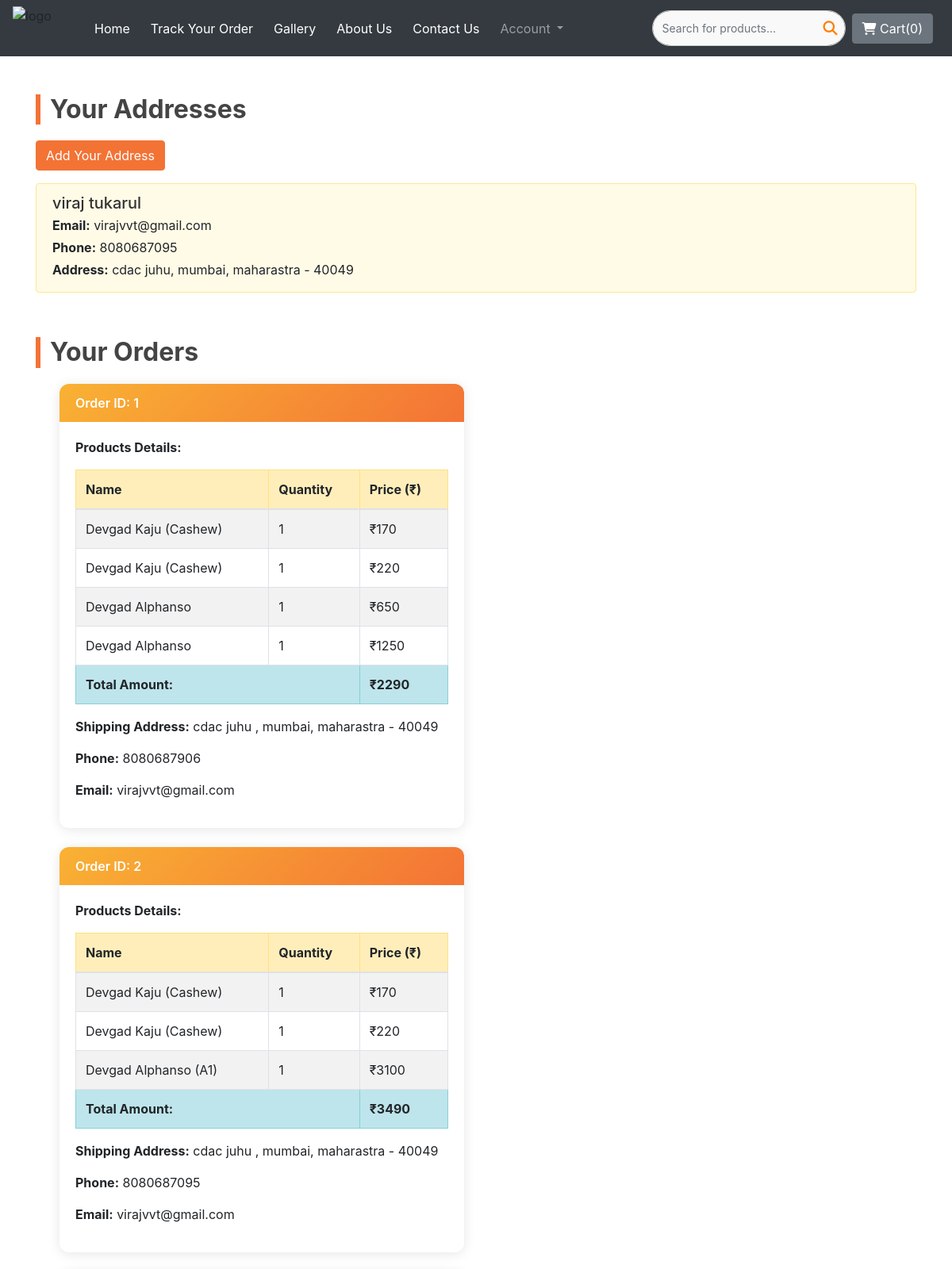
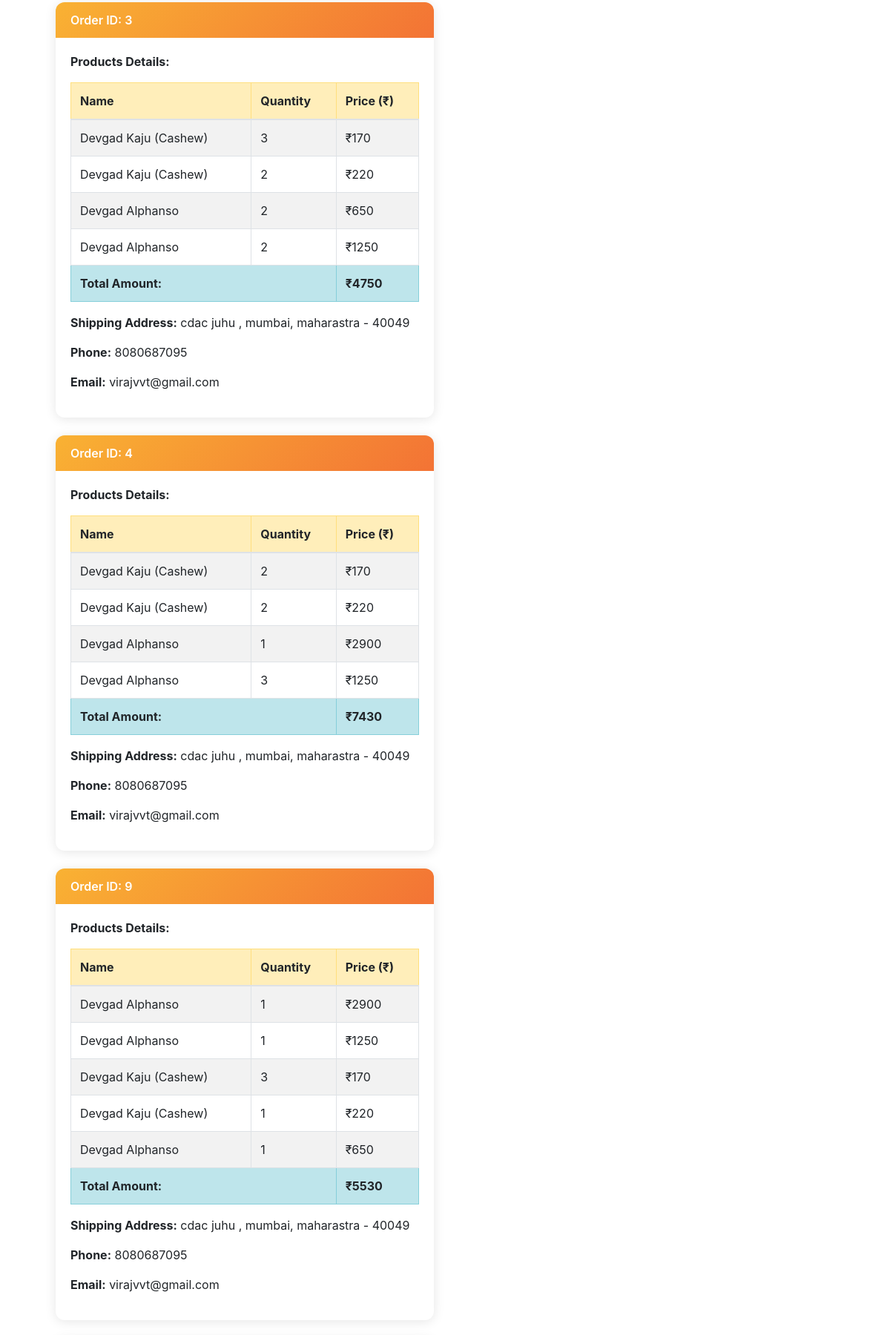
Screenshot of /profile/ (signed in, upper part) with the database file from the repository (2 pictures, top to bottom).
### users/models.py (models this page shows, shortened)
class CustomerDetails(models.Model):
    user = models.ForeignKey(User, on_delete=models.CASCADE, null=True, blank=True)  # new
    address_id = models.AutoField(primary_key=True)
    name = models.CharField(max_length=70, default="")
    email = models.EmailField(max_length=90, default="")
    address = models.CharField(max_length=150, default="")
    city = models.CharField(max_length=50, default="")
    state = models.CharField(max_length=50, default="")
    zip_code = models.CharField(max_length=10, default="")
    phone = models.CharField(max_length=30, default="")

### mango_shop/models.py (models this page shows)
class Orders(models.Model):
    user = models.ForeignKey(User, on_delete=models.CASCADE, null=True, blank=True) # new
    order_id = models.AutoField(primary_key=True)
    items_json = models.CharField(max_length=5000)
    amount = models.IntegerField(default=0)
    name = models.CharField(max_length=100)
    email = models.EmailField(max_length=100)
    address = models.CharField(max_length=150)
    city = models.CharField(max_length=90)
    state = models.CharField(max_length=100)
    zip_code = models.TextField(max_length=10)
    phone = models.TextField(max_length=30, default="")

### users/views.py (the view)
# urls.py: path("profile/", views.profile, name="profile"),
@login_required
def profile(request):
    user = request.user
    customers = CustomerDetails.objects.filter(user=user)
    orders = Orders.objects.filter(user=user)
    for order in orders:
        try:
            raw_items = json.loads(order.items_json)
            order.items_list = [
                {
                    'code': key,
                    'quantity': val[0],
                    'name': val[1],
                    'price': val[2]
                } for key, val in raw_items.items()
            ]
        except Exception:
            order.items_list = []
    context = {
        'customers': customers,
        'orders': orders
    }
    return render(request, 'users/profile.html', context)

### users/templates/users/profile.html (shortened to what this page needs)
{% extends 'mango_shop/basic.html' %}
{% load crispy_forms_tags %}
{% block body %}
<div class="container mt-5">
    <h2 class="section-title">Your Addresses</h2>
    <a href="{% url 'customer_form' %}" class="btn btn-primary mb-3">Add Your Address</a>
    {% if customers %}
        <div class="list-group">
            {% for customer in customers %}
                <div class="list-group-item mb-2 address-box">
                    <h5 class="mb-1">{{ customer.name }}</h5>
                    <p class="mb-1"><strong>Email:</strong> {{ customer.email }}</p>
                    <p class="mb-1"><strong>Phone:</strong> {{ customer.phone }}</p>
                    <p class="mb-1"><strong>Address:</strong> {{ customer.address }}, {{ customer.city }}, {{ customer.state }} - {{ customer.zip_code }}</p>
                </div>
            {% endfor %}
        </div>
    {% else %}
        <p>No addresses available.</p>
    {% endif %}
</div>
<div class="container mt-5">
    <h2 class="section-title">Your Orders</h2>
    {% if orders %}
        <div class="col">
            {% for order in orders %}
                <div class="col-md-6 mb-4">
                    <div class="card card-custom">
                        <div class="card-header-gradient">
                            Order ID: {{ order.order_id }}
                        </div>
                        <div class="card-body">
                            <p><strong>Products Details:</strong></p>
                            <div class="table-responsive">
                                <table class="table table-bordered table-striped">
                                    <thead class="table-warning">
                                        <tr>
                                            <th>Name</th>
                                            <th>Quantity</th>
                                            <th>Price (₹)</th>
                                        </tr>
                                    </thead>
                                    <tbody>
                                        {% for item in order.items_list %}
                                        <tr>
                                            <td>{{ item.name|capfirst }}</td>
                                            <td>{{ item.quantity }}</td>
                                            <td>₹{{ item.price }}</td>
                                        </tr>
                                        {% endfor %}
                                        <tr class="table-info">
                                            <td colspan="2" class="text-end"><strong>Total Amount:</strong></td>
                                            <td><strong>₹{{ order.amount }}</strong></td>
                                        </tr>
                                    </tbody>
                                </table>
                            </div>
                            <p><strong>Shipping Address:</strong> {{ order.address }}, {{ order.city }}, {{ order.state }} - {{ order.zip_code }}</p>
                            <p><strong>Phone:</strong> {{ order.phone }}</p>
                            <p><strong>Email:</strong> {{ order.email }}</p>
                        </div>
                    </div>
                </div>
            {% endfor %}
        </div>
    {% else %}
        <p>No orders yet.</p>
    {% endif %}
</div>
{% endblock %}

### users/templates/users/profile.html (style rules this page uses)
.card-custom { border-radius: 12px; box-shadow: 0 2px 15px rgba(0, 0, 0, 0.1); border: none; }
.card-header-gradient { background: linear-gradient(135deg, #f9b233, #f37335); color: white; padding: 12px 20px; font-weight: 600; border-top-left-radius: 12px; border-top-right-radius: 12px; }
.section-title { border-left: 6px solid #f37335; padding-left: 12px; font-weight: bold; margin-bottom: 20px; color: #444; }
.list-group-item { background-color: #fffbe6; border: 1px solid #ffe58f; border-radius: 6px; }
.btn-primary { background-color: #f37335; border-color: #f37335; }
.address-box h5 { color: #333; }

### rows the page displays
CustomerDetails: name "viraj tukarul", email "virajvvt@gmail.com", phone "8080687095", address "cdac juhu", city "mumbai", state "maharastra", zip_code "40049"
Orders: order_id "1", name "Devgad Kaju (Cashew)" "Devgad Kaju (Cashew)" "Devgad Alphanso" "Devgad Alphanso", quantity "1" "1" "1" "1", price "170" "220" "650" "1250", amount "2290", address "cdac juhu", city "mumbai", state "maharastra", zip_code "40049", phone "8080687906", email "virajvvt@gmail.com"
Orders: order_id "2", name "Devgad Kaju (Cashew)" "Devgad Kaju (Cashew)" "Devgad Alphanso (A1)", quantity "1" "1" "1", price "170" "220" "3100", amount "3490", address "cdac juhu", city "mumbai", state "maharastra", zip_code "40049", phone "8080687095", email "virajvvt@gmail.com"
Orders: order_id "3", name "Devgad Kaju (Cashew)" "Devgad Kaju (Cashew)" "Devgad Alphanso" "Devgad Alphanso", quantity "3" "2" "2" "2", price "170" "220" "650" "1250", amount "4750", address "cdac juhu", city "mumbai", state "maharastra", zip_code "40049", phone "8080687095", email "virajvvt@gmail.com"
Orders: order_id "4", name "Devgad Kaju (Cashew)" "Devgad Kaju (Cashew)" "Devgad Alphanso" "Devgad Alphanso", quantity "2" "2" "1" "3", price "170" "220" "2900" "1250", amount "7430", address "cdac juhu", city "mumbai", state "maharastra", zip_code "40049", phone "8080687095", email "virajvvt@gmail.com"
Orders: order_id "9", name "Devgad Alphanso" "Devgad Alphanso" "Devgad Kaju (Cashew)" "Devgad Kaju (Cashew)" "Devgad Alphanso", quantity "1" "1" "3" "1" "1", price "2900" "1250" "170" "220" "650", amount "5530", address "cdac juhu", city "mumbai", state "maharastra", zip_code "40049", phone "8080687095", email "virajvvt@gmail.com"
